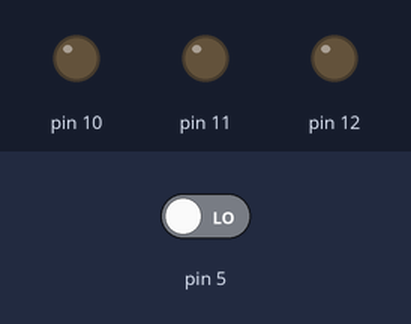
A sketch run on a simulated Arduino Uno, built with avr-gcc and run on an emulated ATmega328P. Shown: output pins drawn as LEDs (lit = HIGH). The test bench sets the inputs (shaded band); at power-on: pin 5 LOW.

Above: at 1.2 s.
1.3 s: pin 5 driven HIGH
At 1.7 s:
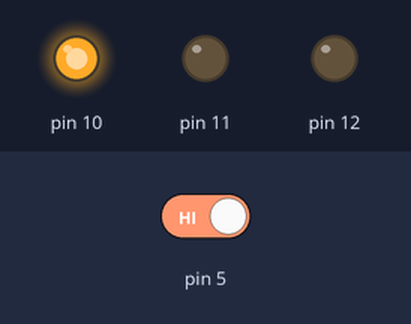
At 2.7 s:
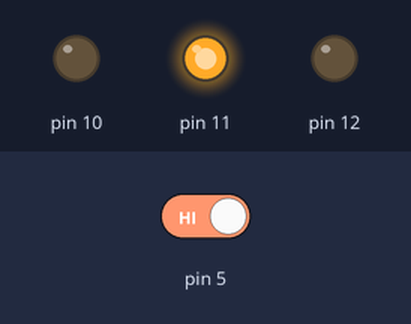
4.3 s: pin 5 driven LOW
At 5.0 s:
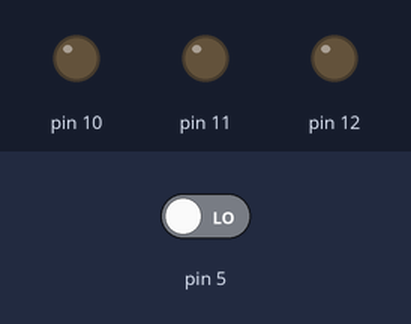
Timing chart, 0 to 7.3 s (numbered marks = the images above; inputs shaded):
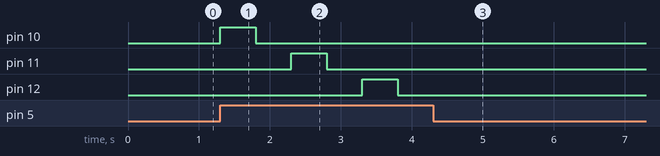

The sketch:

TRIcolourLED.ino
```cpp
void setup()
{
  // put your setup code here, to run once:
  pinMode(10, OUTPUT);
  pinMode(11, OUTPUT);
  pinMode(12, OUTPUT);
  pinMode(5, INPUT);
}

void loop()
{ if(digitalRead(5) == HIGH )

  { digitalWrite(10,HIGH);
  delay(500);
  digitalWrite(10,LOW);
  delay(500);
  digitalWrite(11,HIGH);
  delay(500);
  digitalWrite(11,LOW);
  delay(500);
  digitalWrite(12,HIGH);
  delay(500);
  digitalWrite(12,LOW);
  delay(500);
  }
}
```

Measured:
- after the input at 1.3 s, pin 10: LOW → HIGH at once, → LOW 0.50 s later; pin 11: LOW → HIGH after 1.0 s, → LOW 0.50 s later; pin 12: LOW → HIGH after 2.0 s, → LOW 0.50 s later
- after the input at 4.3 s, pin 10–12: stops changing and stays LOW
